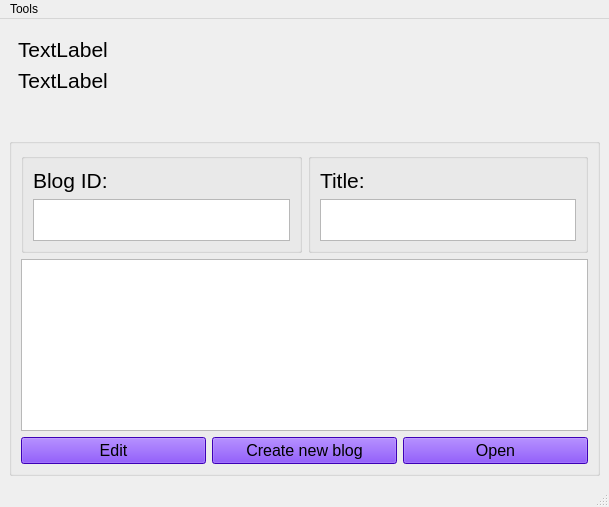
<?xml version="1.0" encoding="UTF-8"?>
<ui version="4.0">
 <class>UserWindow</class>
 <widget class="QMainWindow" name="UserWindow">
  <property name="geometry">
   <rect>
    <x>0</x>
    <y>0</y>
    <width>609</width>
    <height>507</height>
   </rect>
  </property>
  <property name="windowTitle">
   <string>Blogger window</string>
  </property>
  <property name="windowIcon">
   <iconset resource="src.qrc">
    <normaloff>:/images/destktopQT.jpg</normaloff>:/images/destktopQT.jpg</iconset>
  </property>
  <widget class="QWidget" name="centralwidget">
   <layout class="QVBoxLayout" name="verticalLayout_6">
    <item>
     <widget class="QWidget" name="UserID" native="true">
      <property name="styleSheet">
       <string notr="true">#UserID{
border-image:url(:/images/headerQT.jpg);

}</string>
      </property>
      <layout class="QVBoxLayout" name="verticalLayout_2">
       <item>
        <widget class="QLabel" name="userIDLabel">
         <property name="font">
          <font>
           <pointsize>16</pointsize>
          </font>
         </property>
         <property name="text">
          <string>TextLabel</string>
         </property>
        </widget>
       </item>
       <item>
        <widget class="QLabel" name="userEmailLabel">
         <property name="font">
          <font>
           <pointsize>16</pointsize>
          </font>
         </property>
         <property name="text">
          <string>TextLabel</string>
         </property>
        </widget>
       </item>
       <item>
        <widget class="QLabel" name="label_3">
         <property name="font">
          <font>
           <pointsize>16</pointsize>
          </font>
         </property>
         <property name="text">
          <string/>
         </property>
        </widget>
       </item>
      </layout>
     </widget>
    </item>
    <item>
     <widget class="QGroupBox" name="groupBox">
      <property name="title">
       <string/>
      </property>
      <layout class="QVBoxLayout" name="verticalLayout_5">
       <item>
        <layout class="QHBoxLayout" name="horizontalLayout_2">
         <item>
          <widget class="QGroupBox" name="groupBox_3">
           <property name="maximumSize">
            <size>
             <width>16777215</width>
             <height>100</height>
            </size>
           </property>
           <property name="title">
            <string/>
           </property>
           <layout class="QVBoxLayout" name="verticalLayout_3">
            <item>
             <widget class="QLabel" name="label">
              <property name="font">
               <font>
                <pointsize>16</pointsize>
               </font>
              </property>
              <property name="text">
               <string>Blog ID:</string>
              </property>
             </widget>
            </item>
            <item>
             <widget class="QTextEdit" name="textEdit">
              <property name="maximumSize">
               <size>
                <width>16777215</width>
                <height>50</height>
               </size>
              </property>
              <property name="font">
               <font>
                <pointsize>12</pointsize>
               </font>
              </property>
             </widget>
            </item>
           </layout>
          </widget>
         </item>
         <item>
          <widget class="QGroupBox" name="groupBox_2">
           <property name="maximumSize">
            <size>
             <width>16777215</width>
             <height>100</height>
            </size>
           </property>
           <property name="title">
            <string/>
           </property>
           <layout class="QVBoxLayout" name="verticalLayout">
            <item>
             <widget class="QLabel" name="label_2">
              <property name="font">
               <font>
                <pointsize>16</pointsize>
               </font>
              </property>
              <property name="text">
               <string>Title:</string>
              </property>
             </widget>
            </item>
            <item>
             <widget class="QTextEdit" name="textEdit_3">
              <property name="maximumSize">
               <size>
                <width>16777215</width>
                <height>50</height>
               </size>
              </property>
              <property name="font">
               <font>
                <pointsize>16</pointsize>
               </font>
              </property>
             </widget>
            </item>
           </layout>
          </widget>
         </item>
        </layout>
       </item>
       <item>
        <layout class="QVBoxLayout" name="verticalLayout_4">
         <item>
          <widget class="QTextEdit" name="textEdit_2">
           <property name="font">
            <font>
             <pointsize>72</pointsize>
            </font>
           </property>
          </widget>
         </item>
         <item>
          <layout class="QHBoxLayout" name="horizontalLayout">
           <item>
            <widget class="QPushButton" name="pushButton_2">
             <property name="font">
              <font>
               <pointsize>12</pointsize>
              </font>
             </property>
             <property name="styleSheet">
              <string notr="true">QPushButton{
	background-color: rgb(85, 0, 255);

}

QPushButton:hover{
background-color: rgb(255, 0, 255);
	color: rgb(255, 255, 255);
}
QPushButton:pressed{
	background-color: rgb(100, 0, 255);
}</string>
             </property>
             <property name="text">
              <string>Edit</string>
             </property>
            </widget>
           </item>
           <item>
            <widget class="QPushButton" name="pushButton_3">
             <property name="font">
              <font>
               <pointsize>12</pointsize>
              </font>
             </property>
             <property name="styleSheet">
              <string notr="true">QPushButton{
	background-color: rgb(85, 0, 255);

}

QPushButton:hover{
background-color: rgb(255, 0, 255);
	color: rgb(255, 255, 255);
}
QPushButton:pressed{
	background-color: rgb(100, 0, 255);
}</string>
             </property>
             <property name="text">
              <string>Create new blog</string>
             </property>
            </widget>
           </item>
           <item>
            <widget class="QPushButton" name="pushButton">
             <property name="font">
              <font>
               <pointsize>12</pointsize>
              </font>
             </property>
             <property name="styleSheet">
              <string notr="true">QPushButton{
	background-color: rgb(85, 0, 255);

}

QPushButton:hover{
background-color: rgb(255, 0, 255);
	color: rgb(255, 255, 255);
}
QPushButton:pressed{
	background-color: rgb(100, 0, 255);
}</string>
             </property>
             <property name="text">
              <string>Open</string>
             </property>
            </widget>
           </item>
          </layout>
         </item>
        </layout>
       </item>
      </layout>
     </widget>
    </item>
   </layout>
  </widget>
  <widget class="QMenuBar" name="menubar">
   <property name="geometry">
    <rect>
     <x>0</x>
     <y>0</y>
     <width>609</width>
     <height>22</height>
    </rect>
   </property>
   <widget class="QMenu" name="menuTools">
    <property name="title">
     <string>Tools</string>
    </property>
    <addaction name="actionDelete_2"/>
    <addaction name="actionClear_Title"/>
    <addaction name="actionClear_Blog_content"/>
    <addaction name="actionClear_blog_ID"/>
    <addaction name="actionClear_all"/>
    <addaction name="actionShow_all_blogs"/>
   </widget>
   <addaction name="menuTools"/>
  </widget>
  <widget class="QStatusBar" name="statusbar"/>
  <action name="actionDelete_2">
   <property name="text">
    <string>Delete a blog</string>
   </property>
  </action>
  <action name="actionDelete">
   <property name="text">
    <string>Delete</string>
   </property>
  </action>
  <action name="actionClear_Title">
   <property name="text">
    <string>Clear Title</string>
   </property>
  </action>
  <action name="actionClear_Blog_content">
   <property name="text">
    <string>Clear Blog content</string>
   </property>
  </action>
  <action name="actionClear_blog_ID">
   <property name="text">
    <string>Clear blog ID</string>
   </property>
  </action>
  <action name="actionClear_all">
   <property name="text">
    <string>Clear all</string>
   </property>
  </action>
  <action name="actionShow_all_blogs">
   <property name="text">
    <string>Show all blogs</string>
   </property>
  </action>
 </widget>
 <resources>
  <include location="src.qrc"/>
 </resources>
 <connections/>
</ui>
